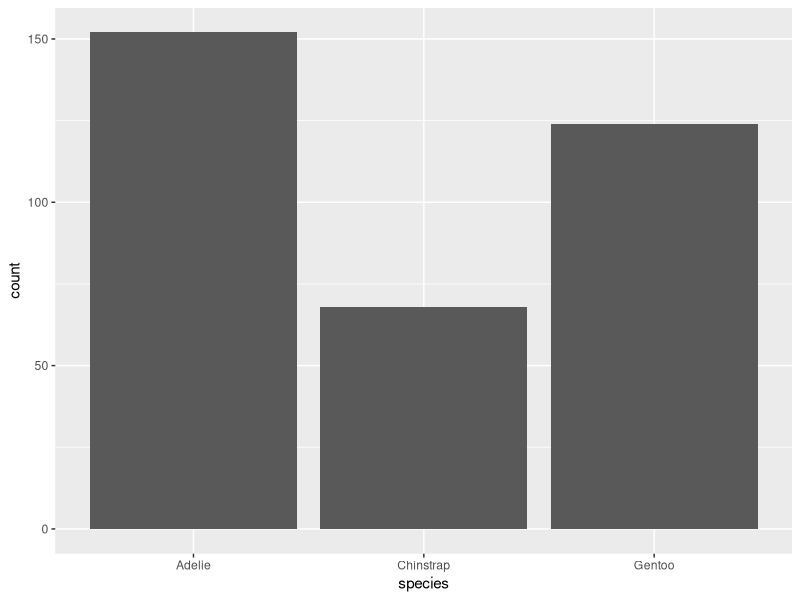
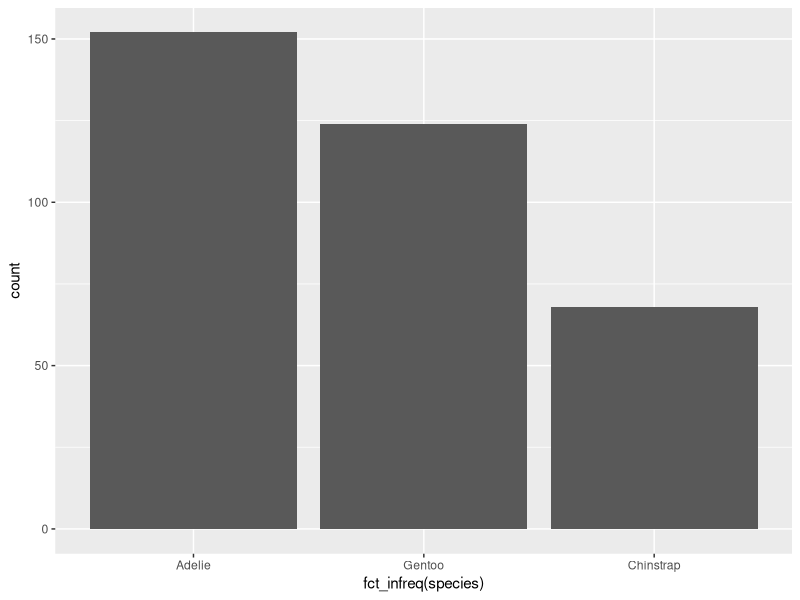
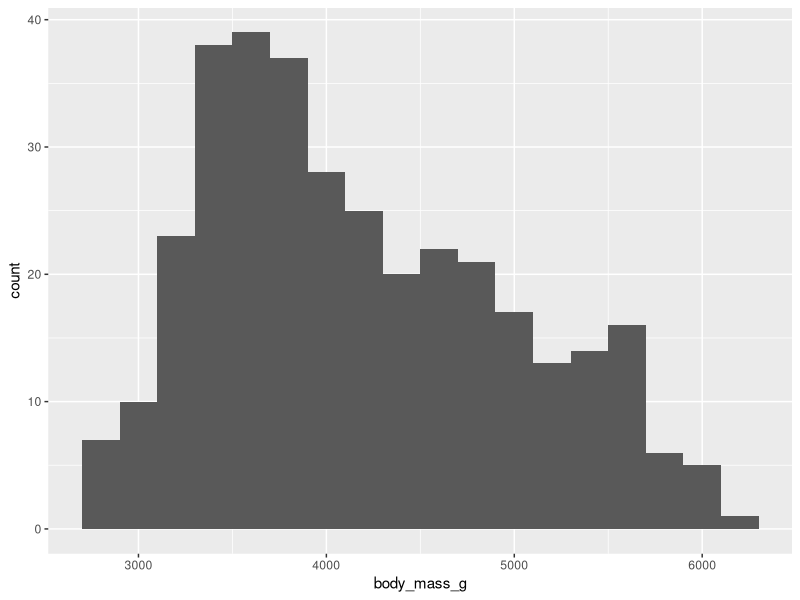
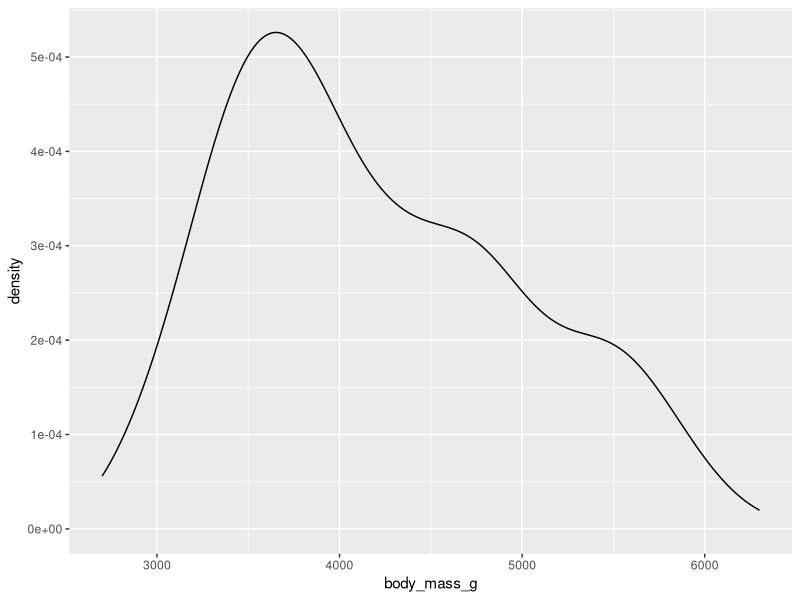
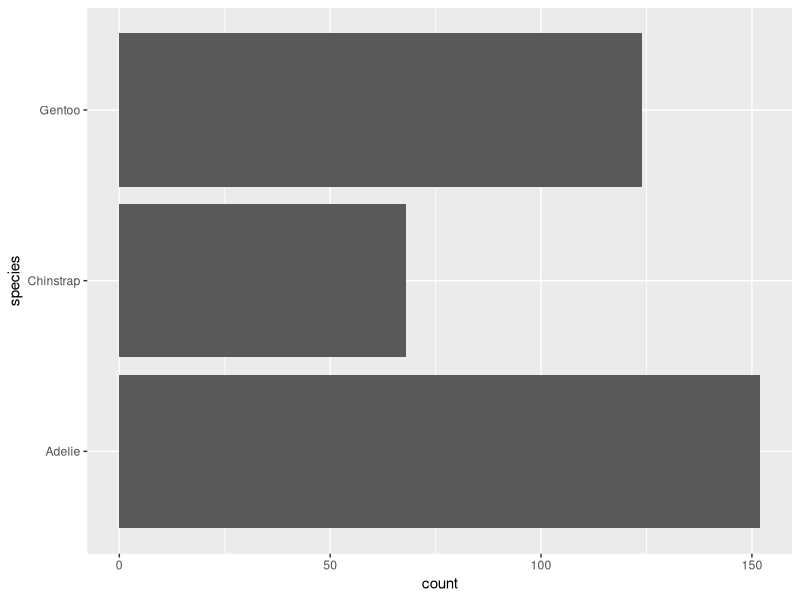
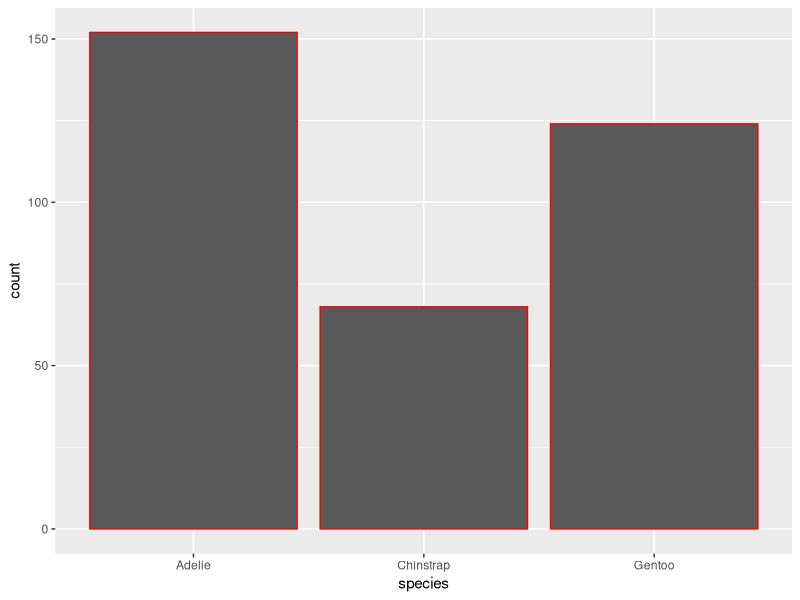
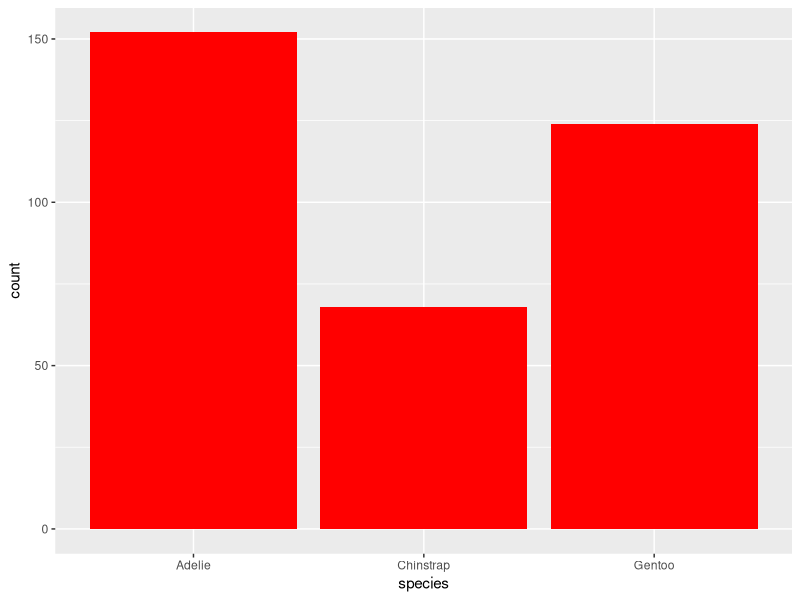
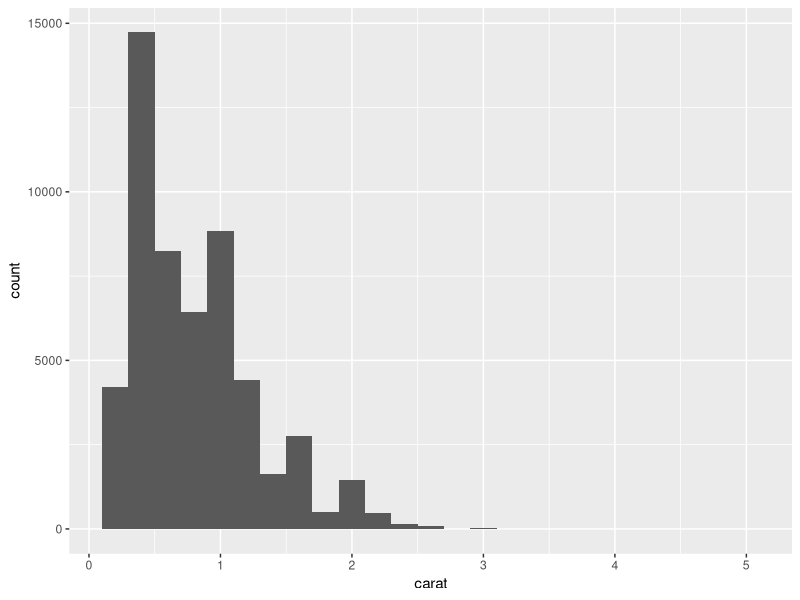

These figures' R source, in order:
library("tidyverse")
library("palmerpenguins")

ggplot(penguins, aes(x = species)) + 
  geom_bar()

# reorder bars by transforming categorical variable into factor
ggplot(penguins, aes(x = fct_infreq(species))) + 
  geom_bar()

# histogram for visualizing distributions of continuous numerical variables
ggplot(penguins, aes(x = body_mass_g)) +
  geom_histogram(binwidth = 200)
  # geom_histogram(binwidth = 2000)
  # geom_histogram(binwidth = 20)

# density plot for smoothed density estimate of histogram
ggplot(penguins, aes(x = body_mass_g)) +
  geom_density()

# --------------------------------------------------------------------------------

# 1. Make a bar plot of species of penguins, where you assign species to the y aesthetic.
# How is this bar plot different?
ggplot(penguins, aes(y = species)) + 
  geom_bar()
# This bar plot has horizontal bars, with the species listed on the y-axis.


# 2. How are the following two plots different? Which aesthetic, color or fill,
# is more useful for changing the color of bars?
ggplot(penguins, aes(x = species)) + 
  geom_bar(color = "red")

ggplot(penguins, aes(x = species)) +
  geom_bar(fill = "red")
# fill is more useful for changing bar colors, as changing color only affects bar outlines


# 3. What does the bins argument of geom_histogram do?
?geom_histogram
# Determines how many bins to split the observations of the dataset into.


# 4. Make a histogram of the carat variable in the diamonds dataset when you load the tidyverse package.
# Experiment with different binwidths. What binwidth reveals the most interesting patterns?
ggplot(data = diamonds, aes(x = carat)) +
  geom_histogram(binwidth = 0.2)
ggplot(data = diamonds, aes(x = carat)) +
  geom_histogram(binwidth = 0.02)
# binwidth = 0.2 provides a good balance for seeing the overall distribution of the data 
# binwidth = 0.02 shows an interesting pattern in the distribution 